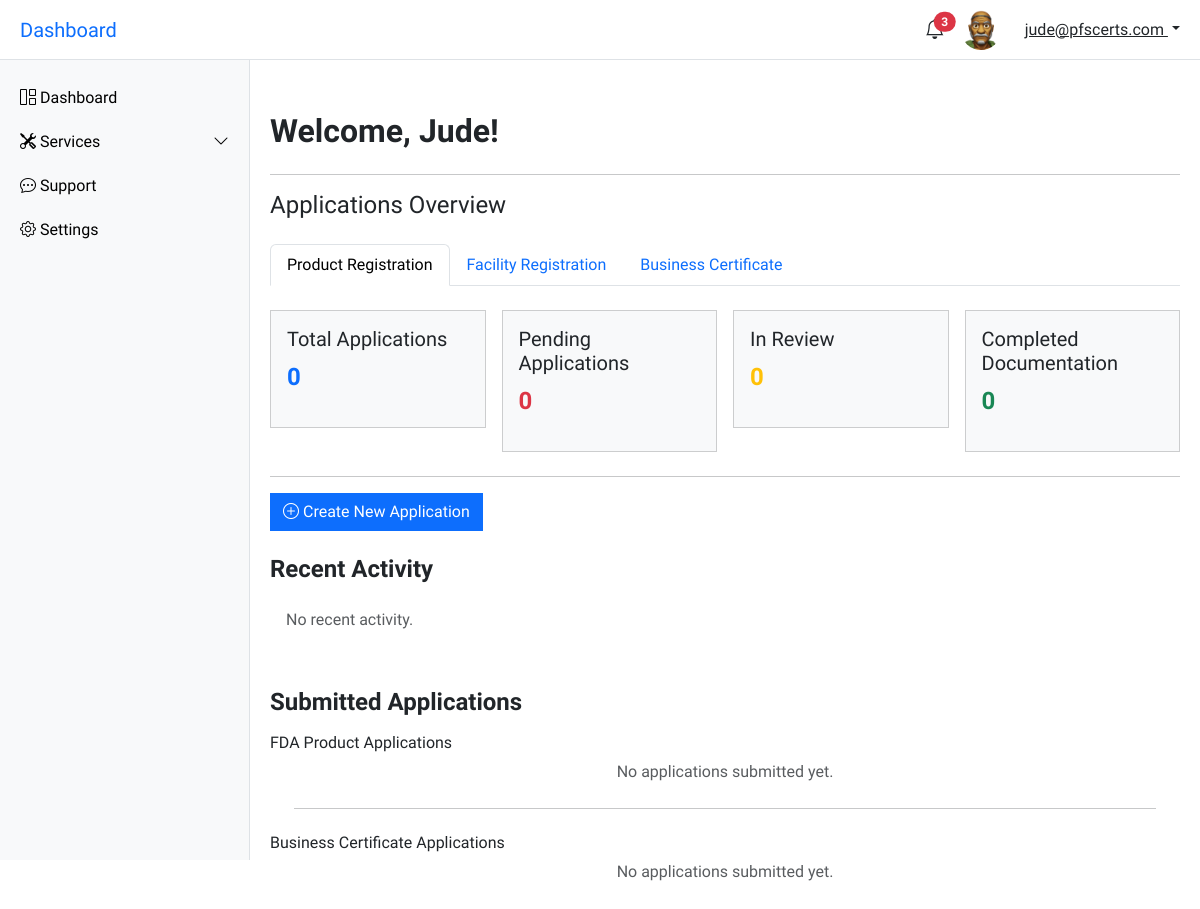
Page /account/dashboard/ (signed in) on the committed database.
### account/models.py (models this page shows, shortened)
class CustomUser(AbstractUser):
    email = models.EmailField(unique=True)
    username = models.CharField(max_length=100)
    first_name = models.CharField(max_length=50)
    last_name = models.CharField(max_length=50, blank=True)
    business_name = models.CharField(max_length=250)
    phone_number = models.CharField(max_length=30)
    whatsapp_number = models.CharField(max_length=30)
    instagram_handle = models.CharField(max_length=30, blank=True)
    facebook_handle = models.CharField(max_length=30, blank=True)
    profile_photo = models.ImageField(upload_to='users/profile_photos/', null=True, blank=True)
    bio = models.TextField(blank=True)
    x_handle = models.CharField(max_length=30, blank=True)
    linkedin_handle = models.CharField(max_length=30, blank=True)
    USERNAME_FIELD = 'email'
    REQUIRED_FIELDS = ['username']

### account/views.py (the view)
# urls.py: path('dashboard/', user_dashboard, name='user-dashboard'),
@login_required
def user_dashboard(request):
    all_fda_applications = FDAApplication.objects.filter(user=request.user)
    product_total_count = all_fda_applications.count()
    product_pending_count = FDAApplication.objects.filter(user=request.user, application_status='pending').count()
    product_in_review_count = FDAApplication.objects.filter(user=request.user, application_status='in_review').count()
    product_completed_count = FDAApplication.objects.filter(user=request.user, application_status='completed_documentation').count()
    all_business_cert_applications = BusinessCertificateApplication.objects.filter(user=request.user)
    business_cert_total_count = all_business_cert_applications.count()
    business_cert_pending_count = BusinessCertificateApplication.objects.filter(user=request.user, application_status='pending').count()
    business_cert_in_review_count = BusinessCertificateApplication.objects.filter(user=request.user, application_status='in_review').count()
    business_cert_completed_count = BusinessCertificateApplication.objects.filter(user=request.user, application_status='completed_documentation').count()
    recent_activities = UserActivity.objects.filter(user=request.user).order_by('-timestamp')[:5]
    context = {
        'all_fda_applications': all_fda_applications,
        'product_total_count': product_total_count,
        'product_pending_count': product_pending_count,
        'product_in_review_count': product_in_review_count,
        'product_completed_count': product_completed_count,
        'business_cert_total_count': business_cert_total_count,
        'business_cert_pending_count': business_cert_pending_count,
        'business_cert_in_review_count': business_cert_in_review_count,
        'business_cert_completed_count': business_cert_completed_count,
        'all_business_cert_applications': all_business_cert_applications,
        'recent_activites': recent_activities,
    }
    return render(request, 'account/user-dashboard.html', context)

### account/templates/account/user-dashboard.html (shortened to what this page needs)
{% extends "account/base.html" %}
{% block content %}
<main class="main-content" id="mainContent">
  <div class="pt-4">
    <h2 class="fw-bold mb-4 mt-2">Welcome, {{ request.user.first_name }}!</h2>
    <hr>
    <h4 class="mb-4">Applications Overview</h4>
        <ul class="nav nav-tabs" id="applicationTabs" role="tablist">
          <li class="nav-item" role="presentation">
            <button class="nav-link active" id="product-tab" data-bs-toggle="tab" data-bs-target="#product" type="button" role="tab">Product Registration</button>
          </li>
          <li class="nav-item" role="presentation">
            <button class="nav-link" id="facility-tab" data-bs-toggle="tab" data-bs-target="#facility" type="button" role="tab">Facility Registration</button>
          </li>
          <li class="nav-item" role="presentation">
            <button class="nav-link" id="business-tab" data-bs-toggle="tab" data-bs-target="#business" type="button" role="tab">Business Certificate</button>
          </li>
        </ul>
        <div class="tab-content mt-4" id="applicationTabsContent">
          <div class="tab-pane fade show active" id="product" role="tabpanel">
            <div class="row g-3 mb-4">
              <div class="col-md-3">
                <a href="application-detail.html?id=3" class="text-decoration-none text-dark">
                  <div class="card p-3 bg-light clickable-card">
                    <h5>Total Applications</h5>
                    <p class="fs-4 fw-bold text-primary">{{ product_total_count|default:"0" }}</p>
                  </div>
                </a>
              </div>
              <div class="col-md-3">
                <a href="#" class="text-decoration-none text-dark">
                  <div class="card p-3 bg-light clickable-card">
                    <h5>Pending Applications</h5>
                    <p class="fs-4 fw-bold text-danger">{{ product_pending_count|default:"0" }}</p>
                  </div>
                </a>
              </div>
              <div class="col-md-3">
                <a href="application-detail.html?id=2" class="text-decoration-none text-dark">
                  <div class="card p-3 bg-light clickable-card">
                    <h5>In Review</h5>
                    <p class="fs-4 fw-bold text-warning">{{ product_in_review_count|default:"0" }}</p>
                  </div>
                </a>
              </div>
              <div class="col-md-3">
                <a href="application-detail.html?id=3" class="text-decoration-none text-dark">
                  <div class="card p-3 bg-light clickable-card">
                    <h5>Completed Documentation</h5>
                    <p class="fs-4 fw-bold text-success">{{ product_completed_count|default:"0" }}</p>
                  </div>
                </a>
              </div>
            </div>
          </div>
        <div>
          <hr>
    <div class="mb-4">
      <button type="button" class="btn btn-primary" data-bs-toggle="modal" data-bs-target="#createApplicationModal">
        <i class="bi bi-plus-circle"></i> Create New Application
      </button>
    </div>
    <div class="mb-5">
      <h4 class="fw-bold mb-3">Recent Activity</h4>
      <ul class="list-group list-group-flush">
        {% for activity in recent_activities %}
          <li class="list-group-item d-flex justify-content-between align-items-start">
            <div>
              {{ activity.description }}
              <br><small class="text-muted">{{ activity.timestamp|date:"M d, Y H:i" }}</small>
            </div>
          </li>
        {% empty %}
          <li class="list-group-item text-muted">No recent activity.</li>
        {% endfor %}
      </ul>
    </div>
    <div class="mb-5">
      <h4 class="fw-bold mb-3">Submitted Applications</h4>
      <div class="table-responsive">
        <h6>FDA Product Applications</h6>
        {% if all_fda_applications %}
          <table class="table table-striped table-borderless">
            <thead>
              <tr>
                <th>Application ID</th>
                <th>Business Name</th>
                <th>Status</th>
                <th>Date Submitted</th>
                <th>Action</th>
              </tr>
            </thead>
            <tbody>
              {% for fda_application in all_fda_applications %}
              <tr>
                <td>#APP001</td>
                <td>{{ fda_application.business_name }}</td>
                <td>
                  {% if fda_application.application_status == 'pending' %}
                    <span class="text-warning">Pending</span>
                  {% elif fda_application.application_status == 'in_review' %}
                    <span class="text-primary">In Review</span>
                  {% elif fda_application.application_status == 'completed_documentation' %}
                    <span class="text-success">Completed Documentation</span>
                  {% else %}
                    <span class="text-secondary">{{ fda_application.application_status }}</span>
                  {% endif %}
                </td>
                <td>{{ fda_application.submitted_at|date:"D, M d, Y h:i A" }}</td>
                <td>
                  <div class="btn-group" role="group" aria-label="Application Actions">
                    <button type="button" class="btn btn-outline-primary btn-sm" data-bs-toggle="tooltip" data-bs-placement="top" title="View Application" onclick="window.location.href='{% url "fda-product-application-details" fda_application.id %}'">
                      <i class="bi bi-eye"></i>
                    </button>
                    <button type="button" class="btn btn-outline-warning btn-sm" data-bs-toggle="tooltip" data-bs-placement="top" title="Edit Application" onclick="window.location.href='{% url "edit-fda-product-application" fda_application.id %}'">
                      <i class="bi bi-pencil-square"></i>
                    </button>
                    <button type="button" class="btn btn-outline-danger btn-sm" data-bs-toggle="tooltip" data-bs-placement="top" title="Withdraw Application" onclick="return confirm('Are you sure you want to withdraw this application?');">
                      <i class="bi bi-trash"></i>
                    </button>
                  </div>
                </td>
              </tr>
              {% endfor %}
            </tbody>
          </table>
          {% else %}
          <p class="text-center text-muted">
            No applications submitted yet.
          </p>
        {% endif %}
        <hr class="m-4">
        <h6>Business Certificate Applications</h6>
        {% if all_business_cert_applications %}
          <table class="table table-striped table-borderless">
            <thead>
              <tr>
                <th>Application ID</th>
                <th>Business Name</th>
                <th>Status</th>
                <th>Date Submitted</th>
                <th>Action</th>
              </tr>
            </thead>
            <tbody>
              {% for business_cert_application in all_business_cert_applications %}
              <tr>
                <td>#APP001</td>
                <td>{{ business_cert_application.business_name }}</td>
                <td>
                  {% if business_cert_application.application_status == 'pending' %}
                    <span class="text-warning">Pending</span>
                  {% elif business_cert_application.application_status == 'in_review' %}
                    <span class="text-primary">In Review</span>
                  {% elif business_cert_application.application_status == 'completed_documentation' %}
                    <span class="text-success">Completed Documentation</span>
                  {% else %}
                    <span class="text-secondary">{{ business_cert_application.application_status }}</span>
                  {% endif %}
                </td>
                <td>{{ business_cert_application.submitted_at|date:"D, M d, Y h:i A" }}</td>
                <td>
                  <div class="btn-group" role="group" aria-label="Application Actions">
                    <button type="button" class="btn btn-outline-primary btn-sm" data-bs-toggle="tooltip" data-bs-placement="top" title="View Application" onclick="window.location.href='{% url "business-cert-application-details" business_cert_application.id %}'">
                      <i class="bi bi-eye"></i>
                    </button>
                    <button type="button" class="btn btn-outline-warning btn-sm" data-bs-toggle="tooltip" data-bs-placement="top" title="Edit Application" onclick="window.location.href='{% url "edit-business-certificate-application" business_cert_application.id %}'">
                      <i class="bi bi-pencil-square"></i>
                    </button>
                    <button type="button" class="btn btn-outline-danger btn-sm" data-bs-toggle="tooltip" data-bs-placement="top" title="Withdraw Application" onclick="return confirm('Are you sure you want to withdraw this application?');">
                      <i class="bi bi-trash"></i>
                    </button>
                  </div>
                </td>
              </tr>
              {% endfor %}
            </tbody>
          </table>
          {% else %}
          <p class="text-center text-muted">
            No applications submitted yet.
          </p>
        {% endif %}
      </div>
    </div>
  </div>
</main>
{% endblock content %}

### account/templates/account/base.html (shortened to what this page needs)
<!DOCTYPE html>
{% load static %}
<html lang="en">
<head>
  <link href="https://cdn.jsdelivr.net/npm/bootstrap@5.3.3/dist/css/bootstrap.min.css" rel="stylesheet">
  <link href="https://cdn.jsdelivr.net/npm/bootstrap-icons@1.10.5/font/bootstrap-icons.css" rel="stylesheet">
</head>
<body>
<header class="topbar">
  <h5 class="m-0 d-none d-lg-block">
    <a href="{% url 'user-dashboard' %}" class="text-decoration-none">Dashboard</a>
  </h5>
  <div class="d-flex align-items-center gap-3 ms-auto">
    <div class="dropdown">
      <a href="#" class="text-dark position-relative" id="notifDropdown" data-bs-toggle="dropdown" aria-expanded="false">
        <i class="bi bi-bell fs-5"></i>
        <span class="position-absolute top-0 start-100 translate-middle badge rounded-pill bg-danger">3</span>
      </a>
    </div>
    <img src="{% if user.profile_photo %}{{ user.profile_photo.url }}{% else %}https://ui-avatars.com/api/?name={{ user.first_name }}+{{ user.last_name }}&background=0D8ABC&color=fff&size=40{% endif %}" alt="Profile" class="rounded-circle me-2" style="width: 40px; height: 40px; object-fit: cover;">
    <div class="dropdown">
      <a class="dropdown-toggle text-dark" href="#" id="userDropdown" data-bs-toggle="dropdown" aria-expanded="false">
        {{ request.user.email }}
      </a>
    </div>
  </div>
</header>
<nav class="sidebar overflow-auto vh-100" id="sidebar">
  <a href="{% url 'user-dashboard' %}"><i class="bi bi-grid-1x2"></i> Dashboard</a>
  <a data-bs-toggle="collapse" href="#servicesMenu" role="button" aria-expanded="false" aria-controls="servicesMenu">
    <i class="bi bi-tools"></i> Services
    <i class="bi bi-chevron-down float-end"></i>
  </a>
  <a href="{% url "support" %}"><i class="bi bi-chat-dots"></i> Support</a>
  <a href="{% url "settings" %}"><i class="bi bi-gear"></i> Settings</a>
</nav>
{% block content %}{% endblock content %}
</body>
</html>

### account/templates/account/base.html (style rules this page uses)
body { font-family: 'Source Sans Pro', sans-serif; }
.sidebar { position: fixed; top: 60px; left: 0; height: 100vh; width: 250px; background: #f8f9fa; border-right: 1px solid #dee2e6; padding-top: 1rem; transition: transform 0.3s ease; }
.sidebar a { padding: 10px 20px; display: block; color: #000; text-decoration: none; }
.main-content { margin-left: 250px; padding: 80px 20px 20px; transition: margin-left 0.3s; }
.topbar { position: fixed; top: 0; left: 0; right: 0; height: 60px; background-color: #fff; border-bottom: 1px solid #dee2e6; display: flex; align-items: center; justify-content: space-between; padding: 0 20px; z-index: 1030; }
.btn, .card { border-radius: 0 !important; box-shadow: none !important; transition: background-color 0.3s, color 0.3s; }
.clickable-card { cursor: pointer; }

### rows in the picture
CustomUser: profile_photo (picture), user.email "jude@pfscerts.com", user.first_name "Jude"

### other values in the picture
{{ product_total_count|default:"0" }} "0"
{{ product_pending_count|default:"0" }} "0"
{{ product_in_review_count|default:"0" }} "0"
{{ product_completed_count|default:"0" }} "0"
